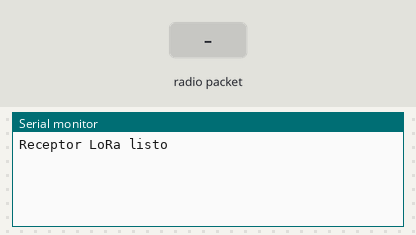
A sketch run on a simulated Arduino Uno, built with avr-gcc and run on an emulated ATmega328P. Parts: the last lines printed to the serial monitor. Inputs (shaded band) come from the test bench. No radio packets arrive unless stated.

Above: at 1.2 s.
1.3 s: radio packet "1" arrives
At 2.5 s:
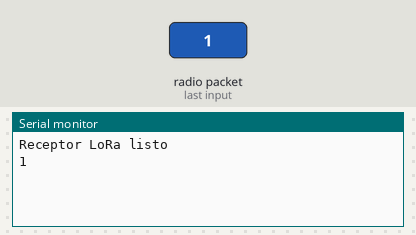
2.8 s: radio packet "0" arrives
At 3.9 s:
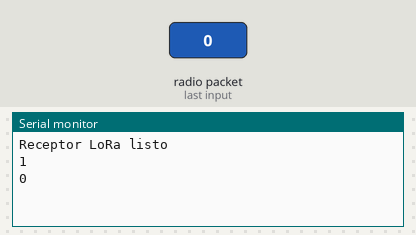
4.3 s: radio packet "2" arrives
At 5.1 s:
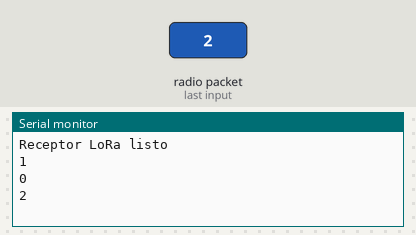

The sketch:

RF_reseptor.ino
```cpp
#include <SPI.h>
#include <LoRa.h>

#define LORA_NSS 10
#define LORA_RST 2
#define LORA_DIO0 9
#define BAUDRATE 9600

void setup() {
    Serial.begin(BAUDRATE);
    while (!Serial);

    LoRa.setPins(LORA_NSS, LORA_RST, LORA_DIO0);
    if (!LoRa.begin(915E6)) {
        Serial.println("Error inicializando LoRa!");
        while (1);
    }
    Serial.println("Receptor LoRa listo");
}

void loop() {
    int packetSize = LoRa.parsePacket();
    if (packetSize > 0) {
        String mensaje = "";
        while (LoRa.available()) {
            char c = (char)LoRa.read();
            mensaje += c;
        }
        mensaje.trim(); // quitar espacios o saltos extra
        Serial.println(mensaje); // enviamos JSON completo a la PC
    }
}
```

Measured:
- after the input at 1.3 s, the serial monitor: prints a new line at once (image 1)
- after the input at 2.8 s, the serial monitor: prints a new line at once (image 2)
- after the input at 4.3 s, the serial monitor: prints a new line at once (image 3)
